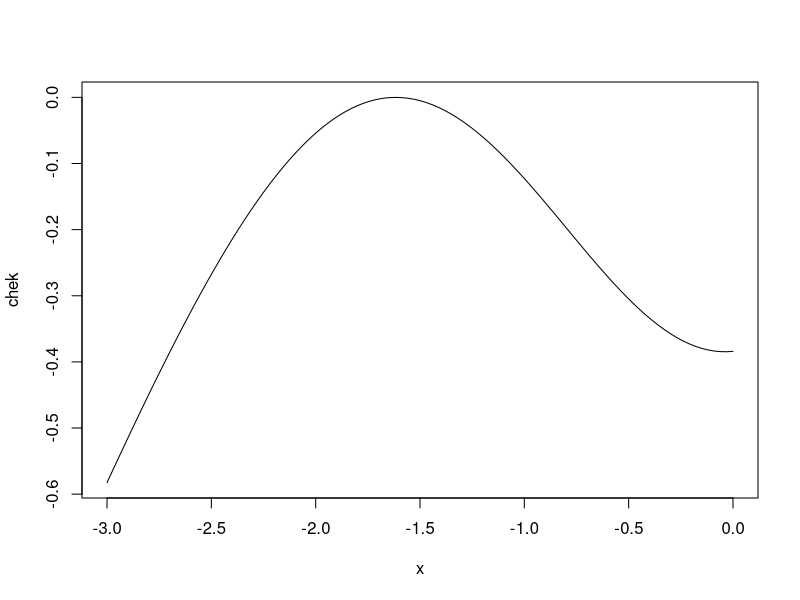

Generate this figure with R:
library(stats)
options(digits = 6)
d<-function(v,beta,mu,N) {
  for (i in 1:10000){
    x<-v-i*0.0001
    ll<-function(delta)
    {(((delta^2/(1/(1+exp(-x))^2*(1-1/(1+exp(-x)))^2)+(1-2*1/(1+exp(-x)))^2*delta^4/(4*1/(1+exp(-x))^4*(1-1/(1+exp(-x)))^4)+(1-2*1/(1+exp(-x)))*delta^3/(1/(1+exp(-x))^3*(1-1/(1+exp(-x)))^3))/((delta^2/(1/(1+exp(-x))*(1-1/(1+exp(-x))))+1)^(N/2)-1)))}
    f<-optimize(ll,interval = c(0.0001,0.3),maximum=TRUE)
    delta<-f[[1]]
    m<-matrix(0,2,2)
    m[1,1]<-(beta^2*((((delta^2/(1/(1+exp(-x))^2*(1-1/(1+exp(-x)))^2)+(1-2*1/(1+exp(-x)))^2*delta^4/(4*1/(1+exp(-x))^4*(1-1/(1+exp(-x)))^4)+(1-2*1/(1+exp(-x)))*delta^3/(1/(1+exp(-x))^3*(1-1/(1+exp(-x)))^3))/((delta^2/(1/(1+exp(-x))*(1-1/(1+exp(-x))))+1)^(N/2)-1))^(-1))))+(beta^2*((((delta^2/(1/(1+exp(x))^2*(1-1/(1+exp(x)))^2)+(1-2*1/(1+exp(x)))^2*delta^4/(4*1/(1+exp(x))^4*(1-1/(1+exp(x)))^4)+(1-2*1/(1+exp(x)))*(-delta)^3/(1/(1+exp(x))^3*(1-1/(1+exp(x)))^3))/((delta^2/(1/(1+exp(x))*(1-1/(1+exp(x))))+1)^(N/2)-1))^(-1))))
    
    m[1,2]<-(-beta*((x-mu)*(((delta^2/(1/(1+exp(-x))^2*(1-1/(1+exp(-x)))^2)+(1-2*1/(1+exp(-x)))^2*delta^4/(4*1/(1+exp(-x))^4*(1-1/(1+exp(-x)))^4)+(1-2*1/(1+exp(-x)))*delta^3/(1/(1+exp(-x))^3*(1-1/(1+exp(-x)))^3))/((delta^2/(1/(1+exp(-x))*(1-1/(1+exp(-x))))+1)^(N/2)-1)))^(-1)))+(-beta*((-x-mu)*(((delta^2/(1/(1+exp(x))^2*(1-1/(1+exp(x)))^2)+(1-2*1/(1+exp(x)))^2*delta^4/(4*1/(1+exp(x))^4*(1-1/(1+exp(x)))^4)+(1-2*1/(1+exp(x)))*(-delta)^3/(1/(1+exp(x))^3*(1-1/(1+exp(x)))^3))/((delta^2/(1/(1+exp(x))*(1-1/(1+exp(x))))+1)^(N/2)-1)))^(-1)))
    
    m[2,1]<-m[1,2]
    
    m[2,2]<-(((x-mu)^2*(((delta^2/(1/(1+exp(-x))^2*(1-1/(1+exp(-x)))^2)+(1-2*1/(1+exp(-x)))^2*delta^4/(4*1/(1+exp(-x))^4*(1-1/(1+exp(-x)))^4)+(1-2*1/(1+exp(-x)))*delta^3/(1/(1+exp(-x))^3*(1-1/(1+exp(-x)))^3))/((delta^2/(1/(1+exp(-x))*(1-1/(1+exp(-x))))+1)^(N/2)-1)))^(-1)))+(((-x-mu)^2*(((delta^2/(1/(1+exp(x))^2*(1-1/(1+exp(x)))^2)+(1-2*1/(1+exp(x)))^2*delta^4/(4*1/(1+exp(x))^4*(1-1/(1+exp(x)))^4)+(1-2*1/(1+exp(x)))*(-delta^3)/(1/(1+exp(x))^3*(1-1/(1+exp(-x)))^3))/((delta^2/(1/(1+exp(x))*(1-1/(1+exp(x))))+1)^(N/2)-1)))^(-1)))
    
    r<- solve(m)
    
    chek<-function(t){
    2*(  r[1,1]*(beta^2*((((delta^2/(1/(1+exp(-t))^2*(1-1/(1+exp(-t)))^2)+(1-2*1/(1+exp(-t)))^2*delta^4/(4*1/(1+exp(-t))^4*(1-1/(1+exp(-t)))^4)+(1-2*1/(1+exp(-t)))*(delta^3)/(1/(1+exp(-t))^3*(1-1/(1+exp(-t)))^3))/((delta^2/(1/(1+exp(-t))*(1-1/(1+exp(-t))))+1)^(N/2)-1))^(-1))))+2*r[1,2]*(-beta*((t-mu)*(((delta^2/(1/(1+exp(-t))^2*(1-1/(1+exp(-t)))^2)+(1-2*1/(1+exp(-t)))^2*delta^4/(4*1/(1+exp(-t))^4*(1-1/(1+exp(-t)))^4)+(1-2*1/(1+exp(-t)))*delta^3/(1/(1+exp(-t))^3*(1-1/(1+exp(-t)))^3))/((delta^2/(1/(1+exp(-t))*(1-1/(1+exp(-t))))+1)^(N/2)-1)))^(-1)))+r[2,2]*(((t-mu)^2*(((delta^2/(1/(1+exp(-t))^2*(1-1/(1+exp(-t)))^2)+(1-2*1/(1+exp(-t)))^2*delta^4/(4*1/(1+exp(-t))^4*(1-1/(1+exp(-t)))^4)+(1-2*1/(1+exp(-t)))*delta^3/(1/(1+exp(-t))^3*(1-1/(1+exp(-t)))^3))/((delta^2/(1/(1+exp(-t))*(1-1/(1+exp(-t))))+1)^(N/2)-1)))^(-1)))-1
    
    )
          }
    dd<-optimize(chek,interval = c(-3,-0.0001),maximum=TRUE)
    print(x )
    print((dd[[2]])+500*dd[[2]]^2)
    
    print("****************************")
    if ((dd[[2]])+5000*dd[[2]]^2<0.000000001)
    {break
    }
  }
  plot(chek,-3,0)
  
  print(i)
  print("x=")
  print(x)
  print("delta=")
  print(delta)
  print(dd[2])
  #print(m)
}
d(-1,1,0,120) 

